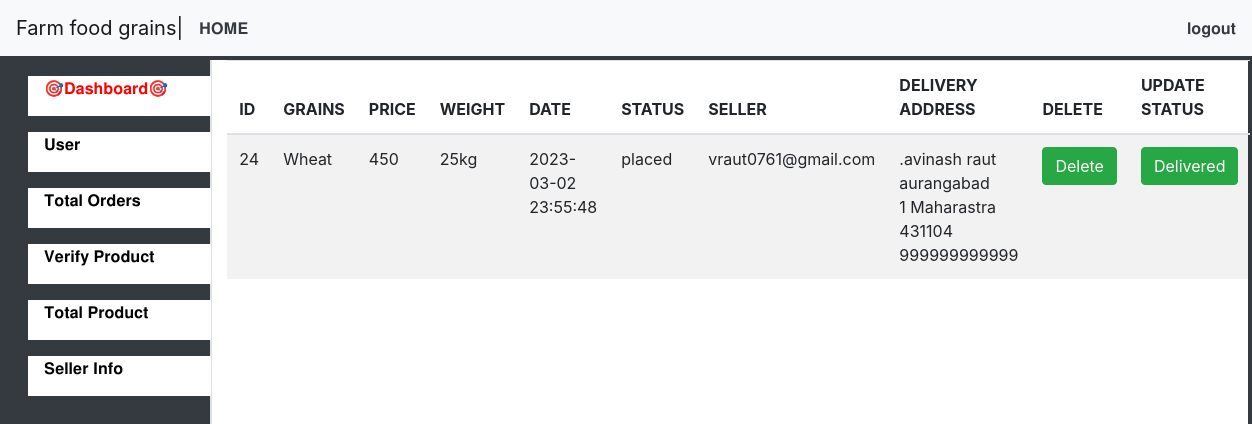
Page /aadmin/Orders.php (signed in) on the committed database.
### tables this page shows
CREATE TABLE `ordrs` (
  `username` varchar(20) NOT NULL,
  `id` varchar(10) NOT NULL,
  `grain` varchar(20) NOT NULL,
  `price` varchar(20) NOT NULL,
  `weight` varchar(25) NOT NULL,
  `photo` varchar(255) NOT NULL,
  `address` varchar(255) NOT NULL,
  `date` datetime NOT NULL,
  `status` varchar(255) NOT NULL DEFAULT 'Placed',
  `seller` varchar(255) NOT NULL
);

### aadmin/Orders.php (the view, shortened to what this page needs)
 <!DOCTYPE html>
<html lang="en">
	<head>
		<link rel="stylesheet" href="https://cdn.jsdelivr.net/npm/bootstrap@4.6.0/dist/css/bootstrap.min.css">
	</head>
	<body>
				<nav class="navbar navbar-expand-lg navbar-light bg-light">
				  <a class="navbar-brand" href="#">Farm food grains|</a>
						<a href="homepg.php" style="text-decoration: none;" class="text-dark">𝐇𝐎𝐌𝐄</a>
				  <div class="collapse navbar-collapse justify-content-end" id="navbarSupportedContent">
				    <ul class="navbar-nav ms-auto">
				      <li class="nav-item">
						<a href="logou.php" style="text-decoration: none;" class="text-dark">𝐥𝐨𝐠𝐨𝐮𝐭</a>
				      </li>
				    </ul>
				  </div>
				</nav>
				<div class="container-fluid bg-dark">
					<div class="row p-1" style="height: 100vh;">
						<div class="col-sm-2 ml-0 bg-dark border-right p-0" style="height: 100vh;">
							<div class="row bg-white ml-4 mt-3" style="border-radius: 00px; height: 40px; width: 100%; ">
								<p class="text-dark ml-3"><a href="index.php" style="text-decoration: none; color:Red;">🎯𝐃𝐚𝐬𝐡𝐛𝐨𝐚𝐫𝐝🎯</a></p>
							</div>
							<div class=" row bg-white ml-4 mt-3" style="border-radius: 00px; height: 40px; width: 100%;">
						<p class="text-dark ml-3"><a href="users.php" style="text-decoration: none; color: black;">𝐔𝐬𝐞𝐫</a></p>
					  </div>
					  <div class="row bg-white ml-4 mt-3" style="border-radius: 00px; height: 40px; width: 100%;">
						  <p class="text-dark ml-3"><a href="orders.php" style="text-decoration: none; color: black;">𝐓𝐨𝐭𝐚𝐥 𝐎𝐫𝐝𝐞𝐫𝐬</a></p>
					  </div>
					  <div class="row bg-white ml-4 mt-3" style="border-radius: 00px; height: 40px; width: 100%;">
						  <p class="text-dark ml-3"><a href="Product.php" style="text-decoration: none; color: black;">𝐕𝐞𝐫𝐢𝐟𝐲 𝐏𝐫𝐨𝐝𝐮𝐜𝐭</a></p>
                      </div>
						  <div class="row bg-white ml-4 mt-3" style="border-radius: 00px; height: 40px; width: 100%;">
						  <p class="text-dark ml-3"><a href="allproduct.php" style="text-decoration: none; color: black;">𝐓𝐨𝐭𝐚𝐥 𝐏𝐫𝐨𝐝𝐮𝐜𝐭</a></p>
					  </div>
					  <div class="row bg-white ml-4 mt-3" style="border-radius: 00px; height: 40px; width: 100%;">
						  <p class="text-dark ml-3"><a href="seller_info.php" style="text-decoration: none; color: black;">𝐒𝐞𝐥𝐥𝐞𝐫 𝐈𝐧𝐟𝐨</a></p>
					  </div>
						</div>
						<div class="col-sm-10 mr-0 bg-white border-left p-0" style="height: 100vh; width: 100%;">     <main class="mt-100">
    <div class="col-sm-9">
    <table class="table table-bordred table-striped">
    <thead>
      <tr>
        <th>ID</th>
        <th>GRAINS</th>
        <th>PRICE</th>
        <th>WEIGHT</th>
		<th>DATE</th>
        <th>STATUS</th>
		<th>SELLER</th>
        <th>DELIVERY ADDRESS</th>
		<th>DELETE</th>
		<th>UPDATE STATUS</th>
      </tr>
    </thead>
    <?php
$conn = mysqli_connect("localhost","root","","users");
            $query = "select * from ordrs where status='placed'";
            $result=mysqli_query($conn,$query);
            while($row=mysqli_fetch_assoc($result))
            {
            ?>
    <tbody>
      <tr>
      <td>
        <?php echo $row['id'] ?></td>
        <td><?php echo $row['grain'] ?></td>
        <td><?php echo $row['price'] ?></td>
        <td><?php echo $row['weight'] ?></td>
		<td><?php echo $row['date'] ?></td>
        <td><?php echo $row['status'] ?></td>
		<td><?php echo $row['seller'] ?></td>
		<td><?php echo $row['address'] ?></td>
		<?php $path1 = "Orders.php?id=".$row['id'];?>
        <td><a   href="<?php echo $path1; ?>"  class="btn btn-success" >Delete</td>
		<?php $path = "deliver.php?id=".$row['id'];?>
		<td><a   href="<?php echo $path; ?>"  class="btn btn-success" >Delivered</td>
      </tr>
      <?php
       }
      ?>
    </tbody>
  </table>
      </main>
    </div>
</div>
</body>
</head>
</html>

### rows in the picture
ordrs: id "24", grain "Wheat", price "450", weight "25kg", date "2023-03-02 23:55:48", status "placed", seller "vraut0761@gmail.com", address ".avinash raut aurangabad 1 Maharastra 431104 999999999999"
